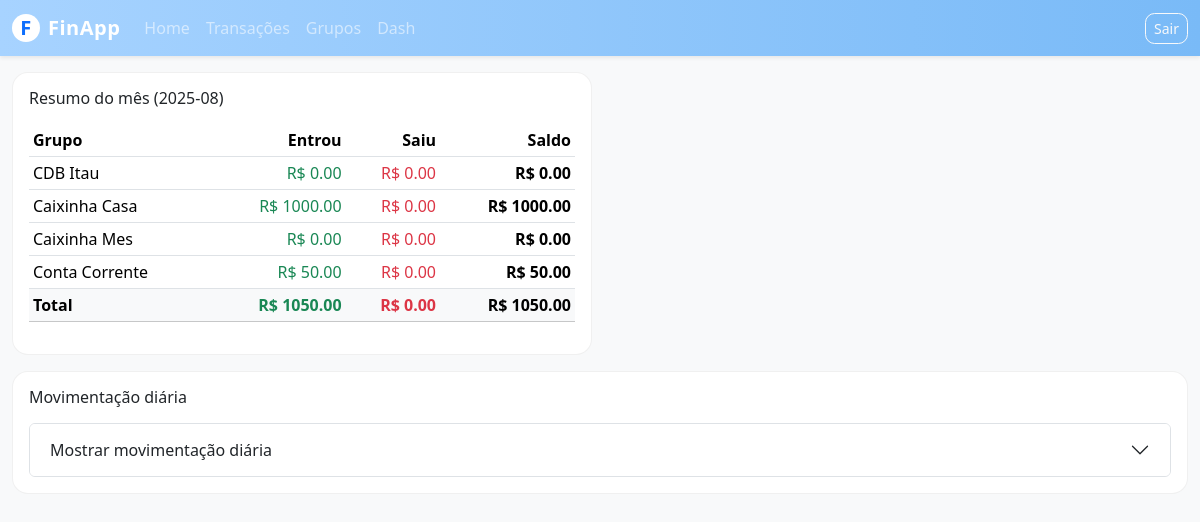
Page / (signed in) on the earlier database version.
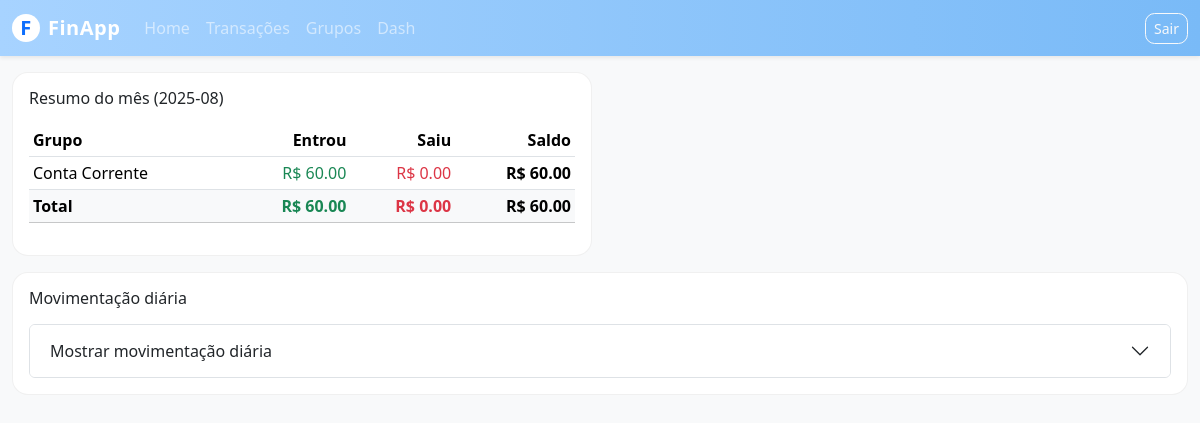
Same page on the later database version.
### app/models.py (models this page shows)
class Group(SQLModel, table=True):
    _tablename_ = "group"
    id: Optional[int] = Field(default=None, primary_key=True)
    user_id: int = Field(index=True)
    name: str

### app/main.py (the view)
@app.get("/", response_class=HTMLResponse)
def home(
    request: Request,
    start: Optional[str] = Query(default=None),
    end: Optional[str] = Query(default=None),
    gf: Optional[TList[str]] = Query(default=None),  # filtro por grupos
):
    uid = get_current_user_id(request)
    if not uid:
        return render(
            "home.html",
            title="FinApp",
            user_id=None,
            month=None,
            groups=None,
            totals=None,
            day_rows=None,
            start_val=None,
            end_val=None,
            gf=[],
            gf_label=None,
            group_options=[],
            default_group_id=None,
        )
    default_group = ensure_default_group(uid)
    groups_orm = get_user_groups(uid) or [default_group]
    group_options = [{"id": g.id, "name": g.name} for g in groups_orm]
    name_by_gid = {g["id"]: g["name"] for g in group_options}
    first_day, next_month_first, month_label = month_bounds()
    groups_list, totals = monthly_summary_by_group(uid)
    default_start = first_day
    default_end = next_month_first - timedelta(days=1)
    start_date = parse_date_yyyy_mm_dd(start) or default_start
    end_date = parse_date_yyyy_mm_dd(end) or default_end
    if end_date < start_date:
        end_date = start_date
    full_day_rows = daily_series_by_group(uid, start_date, end_date)
    gf_list: TList[str] = gf or []
    gf_set = set(gf_list)
    if not gf_list or "all" in gf_set:
        filtered = full_day_rows
        gf_label = "Todos os grupos"
    elif "total" in gf_set and len(gf_set) == 1:
        filtered = []
        running = 0.0
        for d in full_day_rows:
            inc = sum(r["in"] for r in d["rows"])
            out = sum(r["out"] for r in d["rows"])
            net = inc - out
            running += net
            filtered.append({
                "day": d["day"],
                "rows": [{
                    "group": "Total",
                    "in": inc, "out": out, "net": net, "balance": running
                }]
            })
        gf_label = "Total"
    else:
        selected_ids = set()
        for v in gf_list:
            try:
                selected_ids.add(int(v))
            except ValueError:
                pass
        selected_names = {name_by_gid[i] for i in selected_ids if i in name_by_gid}
        if not selected_names:
            filtered = full_day_rows
            gf_label = "Todos os grupos"
        else:
            out_rows: TList[Dict] = []
            for d in full_day_rows:
                rows = [r for r in d["rows"] if r["group"] in selected_names]
                existing_names = {r["group"] for r in rows}
                for name in selected_names - existing_names:
                    prev_balance = 0.0
                    if out_rows:
                        for prev in reversed(out_rows):
                            prev_row = next((rr for rr in prev["rows"] if rr["group"] == name), None)
                            if prev_row:
                                prev_balance = prev_row["balance"]
                                break
                    rows.append({"group": name, "in": 0.0, "out": 0.0, "net": 0.0, "balance": prev_balance})
                rows.sort(key=lambda x: x["group"].lower())
                out_rows.append({"day": d["day"], "rows": rows})
            gf_label = ", ".join(sorted(selected_names))
            filtered = out_rows
    display_rows = _prune_empty_days(filtered)
    return render(
        "home.html",
        title="FinApp",
        user_id=uid,
        month=month_label,
        groups=groups_list,
        totals=totals,
        day_rows=display_rows,
        start_val=start_date.isoformat(),
        end_val=end_date.isoformat(),
        gf=gf_list,
        gf_label=gf_label,
        group_options=group_options,
        default_group_id=default_group.id,
    )

### app/templates/home.html (shortened to what this page needs)
{% extends "base.html" %}
{% block content %}
<div class="row g-3">
  <div class="col-12 col-lg-6">
    <div class="card w-100">
      <div class="card-body">
        <h2 class="h6 mb-3">Resumo do mês{% if month %} ({{ month }}){% endif %}</h2>
        {% if groups %}
        <div class="table-responsive">
          <table class="table table-sm align-middle">
            <thead>
              <tr>
                <th>Grupo</th>
                <th class="text-end">Entrou</th>
                <th class="text-end">Saiu</th>
                <th class="text-end">Saldo</th>
              </tr>
            </thead>
            <tbody>
              {% for g in groups %}
              <tr>
                <td>{{ g.name }}</td>
                <td class="text-end text-success">R$ {{ "%.2f"|format(g.in) }}</td>
                <td class="text-end text-danger">R$ {{ "%.2f"|format(g.out) }}</td>
                <td class="text-end fw-semibold">R$ {{ "%.2f"|format(g.net) }}</td>
              </tr>
              {% endfor %}
            </tbody>
            <tfoot>
              <tr class="table-light">
                <th>Total</th>
                <th class="text-end text-success">R$ {{ "%.2f"|format(totals.in if totals else 0) }}</th>
                <th class="text-end text-danger">R$ {{ "%.2f"|format(totals.out if totals else 0) }}</th>
                <th class="text-end fw-bold">R$ {{ "%.2f"|format(totals.net if totals else 0) }}</th>
              </tr>
            </tfoot>
          </table>
        </div>
        {% else %}
          <p class="text-muted">Nenhum dado para exibir.</p>
        {% endif %}
      </div>
    </div>
  </div>
  <div class="col-12">
    <div class="card w-100">
      <div class="card-body">
        <h2 class="h6 mb-3">Movimentação diária</h2>
        <div class="accordion" id="accordionDaily">
          <div class="accordion-item">
            <h2 class="accordion-header" id="headingDaily">
              <button class="accordion-button collapsed" type="button" data-bs-toggle="collapse" data-bs-target="#collapseDaily" aria-expanded="false" aria-controls="collapseDaily">
                Mostrar movimentação diária
              </button>
            </h2>
          </div>
        </div>
      </div>
    </div>
  </div>
</div>
{% endblock %}

### app/templates/base.html (shortened to what this page needs)
<!doctype html>
<html lang="pt-BR">
  <head>
    <link href="https://cdn.jsdelivr.net/npm/bootstrap@5.3.2/dist/css/bootstrap.min.css" rel="stylesheet">
    <link rel="stylesheet" href="/static/css/app.css">
  </head>
  <body class="bg-light">
    <nav class="navbar navbar-expand-lg fin-navbar navbar-dark shadow-sm">
      <div class="container-fluid">
        <a class="navbar-brand fin-brand d-flex align-items-center gap-2" href="/">
          <span class="rounded-circle bg-white text-primary d-inline-flex align-items-center justify-content-center" style="width:28px;height:28px;font-weight:900;">F</span>
          FinApp
        </a>
        <div class="collapse navbar-collapse" id="finNavbar">
          <ul class="navbar-nav me-auto mb-2 mb-lg-0">
            <li class="nav-item"><a class="nav-link" href="/">Home</a></li>
            <li class="nav-item"><a class="nav-link" href="/transactions">Transações</a></li>
            <li class="nav-item"><a class="nav-link" href="/groups">Grupos</a></li>
            <li class="nav-item"><a class="nav-link" href="/dash">Dash</a></li>
          </ul>
          <div class="d-flex">
            {% if user_id %}
              <a class="btn btn-sm btn-outline-light" href="/logout">Sair</a>
            {% else %}
              <a class="btn btn-sm btn-outline-light me-2" href="/login">Entrar</a>
              <a class="btn btn-sm btn-light text-primary" href="/signup">Criar conta</a>
            {% endif %}
          </div>
        </div>
      </div>
    </nav>
    <main class="container-fluid py-3">
      <div class="fin-container mx-auto">
        {% block content %}{% endblock %}
      </div>
    </main>
  </body>
</html>

### app/static/css/app.css (style rules this page uses)
:root { --baby-blue: #89CFF0; --baby-blue-600: #73BDE3; --baby-blue-100: #E8F6FF; --ink: #0b2239; --ink-60: rgba(11,34,57,.6); --header-h: 64px; --footer-h: 48px; }
html, body { height: 100%; }
body { display: flex; flex-direction: column; min-height: 100vh; color: var(--ink); background: #fff; }
.card { border: 1px solid rgba(0,0,0,.06); border-radius: 14px; }
a { color: var(--ink); }
.card { border-radius: 1rem; }
.btn { border-radius: .6rem; }

### app/templates/base.html (style rules this page uses)
:root { --fin-baby-blue: #a7d3ff; --fin-baby-blue-strong: #79baf7; }
.fin-navbar { background: linear-gradient(90deg, var(--fin-baby-blue) 0%, var(--fin-baby-blue-strong) 100%); }
.fin-brand { font-weight: 800; letter-spacing: .5px; }
.fin-container { max-width: 1280px; }

Differences in the rows shown:
removed Group: name "CDB Itau", in "0.00", out "0.00", net "0.00"
removed Group: name "Caixinha Casa", in "1000.00", out "0.00", net "1000.00"
removed Group: name "Caixinha Mes", in "0.00", out "0.00", net "0.00"
computed for Group "Conta Corrente": in "50.00" → "60.00"; net "50.00" → "60.00"
Other differences:
{{ "%.2f"|format(totals.in if totals else 0) }}: "1050.00" → "60.00"
{{ "%.2f"|format(totals.net if totals else 0) }}: "1050.00" → "60.00"
